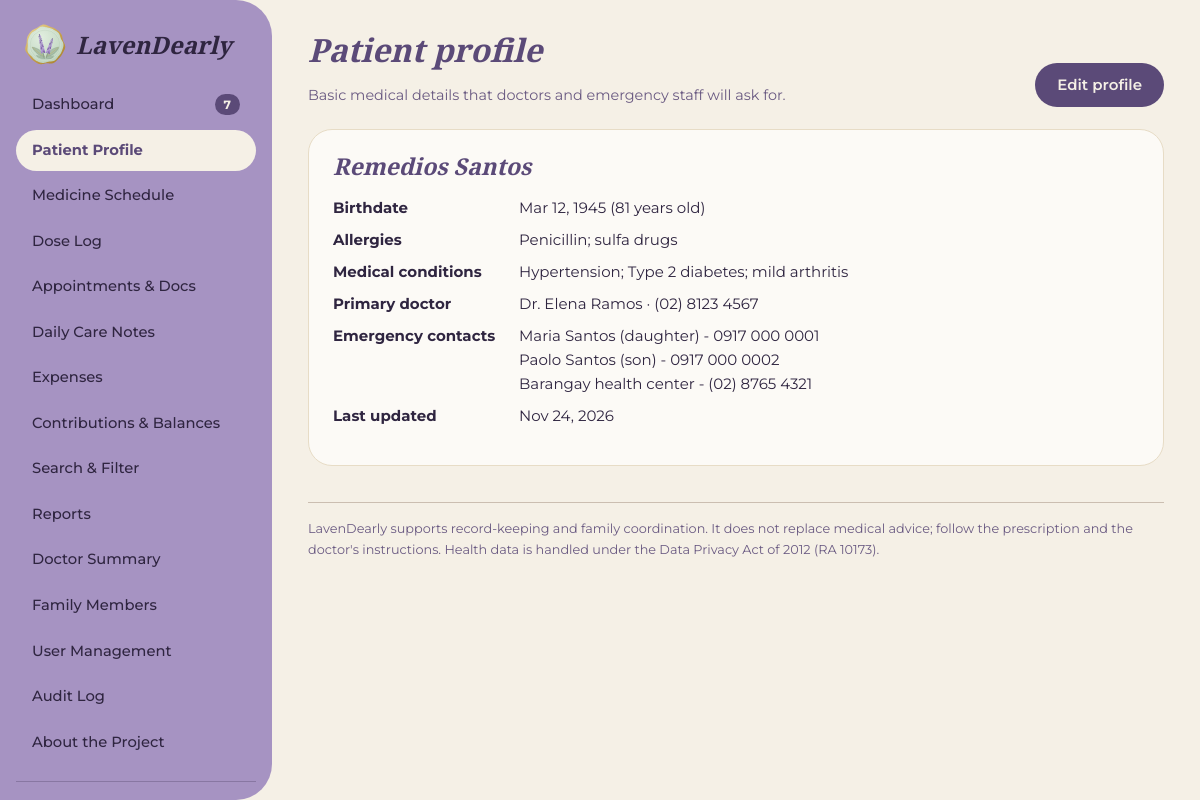
The page /patient.php (signed in) on the database its author committed.
### tables this page shows
CREATE TABLE patient (
  id               INT UNSIGNED PRIMARY KEY,
  full_name        VARCHAR(100) NOT NULL,
  birthdate        DATE NULL,
  allergies        TEXT NULL,
  conditions       TEXT NULL,
  primary_doctor   VARCHAR(120) NULL,
  doctor_contact   VARCHAR(120) NULL,
  emergency_contacts TEXT NULL,
  updated_at       DATETIME NULL
);

### includes/functions.php (called while the page is built, shortened)
<?php
require_once __DIR__ . '/../config/db.php';
function e($s): string { return htmlspecialchars((string)$s, ENT_QUOTES, 'UTF-8'); }
function fdate(?string $d): string { return $d ? date('M j, Y', strtotime($d)) : '—'; }
function me(): ?array { return $GLOBALS['me'] ?? null; }
function can(string $perm): bool
{
    $u = me();
    return $u && in_array($u['role'], PERMS[$perm] ?? [], true);
}
function require_login(): array
{
    $st = db()->prepare('SELECT * FROM users WHERE id = ? AND is_active = 1');
    $st->execute([$_SESSION['uid']]);
    $u = $st->fetch();
    return $u;
}

### config/db.php (called while the page is built, shortened)
<?php
function db(): PDO
{
    static $pdo = null;
    if ($pdo === null) {
        try {
            $pdo = new PDO(
                'mysql:host=' . DB_HOST . ';dbname=' . DB_NAME . ';charset=utf8mb4',
                DB_USER,
                DB_PASS,
                [
                    PDO::ATTR_ERRMODE            => PDO::ERRMODE_EXCEPTION,
                    PDO::ATTR_DEFAULT_FETCH_MODE => PDO::FETCH_ASSOC,
                    PDO::ATTR_EMULATE_PREPARES   => false,
                ]
            );
        } catch (PDOException $ex) {
            http_response_code(500);
            exit('<h2 style="font-family:sans-serif">LavenDearly could not connect to the database.</h2>'
                . '<p style="font-family:sans-serif">Start MySQL, import <code>database/lavendearly.sql</code>, '
                . 'and check <code>config/db.php</code>.</p>');
        }
    }
    return $pdo;
}

### patient.php (the view, shortened to what this page needs)
<?php
require __DIR__ . '/includes/functions.php';
$me = require_login();
$pdo = db();
$p = $pdo->query('SELECT * FROM patient WHERE id = 1')->fetch();
$age = $p['birthdate'] ? (int)date_diff(date_create($p['birthdate']), date_create('today'))->y : null;
$edit = can('patient.edit') && isset($_GET['edit']);
include __DIR__ . '/includes/header.php';
?>
<div class="page-head">
  <div><h1>Patient profile</h1><p class="muted">Basic medical details that doctors and emergency staff will ask for.</p></div>
  <?php if (can('patient.edit') && !$edit): ?><a class="btn" href="patient.php?edit=1">Edit profile</a><?php endif; ?>
</div>
<?php if ($edit): ?>
<form method="post" class="card">
  <?= csrf_field() ?>
  <div class="form-grid">
    <div class="field"><label for="full_name">Full name</label><input type="text" id="full_name" name="full_name" required value="<?= e($p['full_name']) ?>"></div>
    <div class="field"><label for="birthdate">Birthdate</label><input type="date" id="birthdate" name="birthdate" max="<?= date('Y-m-d') ?>" value="<?= e($p['birthdate']) ?>"></div>
    <div class="field"><label for="primary_doctor">Primary doctor</label><input type="text" id="primary_doctor" name="primary_doctor" value="<?= e($p['primary_doctor']) ?>"></div>
    <div class="field"><label for="doctor_contact">Doctor's contact</label><input type="text" id="doctor_contact" name="doctor_contact" value="<?= e($p['doctor_contact']) ?>"></div>
  </div>
  <div class="field"><label for="allergies">Allergies</label><textarea id="allergies" name="allergies"><?= e($p['allergies']) ?></textarea></div>
  <div class="field"><label for="conditions">Medical conditions</label><textarea id="conditions" name="conditions"><?= e($p['conditions']) ?></textarea></div>
  <div class="field"><label for="emergency_contacts">Emergency contacts</label><textarea id="emergency_contacts" name="emergency_contacts"><?= e($p['emergency_contacts']) ?></textarea>
    <div class="hint">One contact per line: name (relationship) - phone number.</div></div>
  <div class="actions"><button class="btn" type="submit">Save profile</button><a class="btn btn-ghost" href="patient.php">Cancel</a></div>
</form>
<?php else: ?>
<div class="card">
  <h2><?= e($p['full_name']) ?></h2>
  <dl class="kv">
    <dt>Birthdate</dt><dd><?= $p['birthdate'] ? fdate($p['birthdate']) . " ($age years old)" : '—' ?></dd>
    <dt>Allergies</dt><dd><?= e($p['allergies'] ?: 'None recorded') ?></dd>
    <dt>Medical conditions</dt><dd><?= e($p['conditions'] ?: '—') ?></dd>
    <dt>Primary doctor</dt><dd><?= e($p['primary_doctor'] ?: '—') ?><?= $p['doctor_contact'] ? ' · ' . e($p['doctor_contact']) : '' ?></dd>
    <dt>Emergency contacts</dt><dd><?= e($p['emergency_contacts'] ?: '—') ?></dd>
    <dt>Last updated</dt><dd><?= $p['updated_at'] ? fdate($p['updated_at']) : '—' ?></dd>
  </dl>
</div>
<?php endif; ?>
<?php include __DIR__ . '/includes/footer.php'; ?>

### assets/css/style.css (style rules this page uses)
:root { --lav:#C6B5D8; --dusty:#A693C2; --cream:#F5F0E6; --beige:#E7DCC6; --taupe:#CBBEB1; --plum:#5B4A78; --ink:#2F2540; --muted:#6A5A82; --berry:#7D3B5E; --paper:#FCFAF6; --radius:24px; }
* { box-sizing:border-box }
html { scroll-behavior:smooth }
body { margin:0;font-family:'Montserrat',system-ui,-apple-system,Segoe UI,sans-serif;background:var(--cream);color:var(--ink);line-height:1.6;font-size:15px }
h1,h2,h3,h4 { font-family:'Playfair Display',Georgia,serif;font-style:italic;font-weight:700;margin:0 0 .45em;line-height:1.25;color:var(--plum) }
h1 { font-size:2rem }
h2 { font-size:1.45rem }
a { color:var(--plum) }
p { margin:0 0 .9em }
.muted { color:var(--muted);font-size:.9rem }
.page-head { display:flex;justify-content:space-between;align-items:flex-end;gap:16px;flex-wrap:wrap;margin-bottom:22px }
.page-head p { margin:0 }
.card { background:var(--paper);border:1px solid var(--beige);border-radius:var(--radius);padding:22px 24px;margin-bottom:22px }
.card h2 { margin-bottom:.6em }
.btn { display:inline-block;border:0;border-radius:999px;padding:10px 22px;background:var(--plum);color:var(--cream);font:inherit;font-weight:600;cursor:pointer;text-decoration:none;transition:filter .15s }
.kv { display:grid;grid-template-columns:170px 1fr;gap:8px 16px }
.kv dt { font-weight:700 }
.kv dd { margin:0;white-space:pre-line }

### rows shown on the page
patient: full_name "Remedios Santos", birthdate "Mar 12, 1945", birthdate "81", allergies "Penicillin; sulfa drugs", conditions "Hypertension; Type 2 diabetes; mild arthritis", primary_doctor "Dr. Elena Ramos", doctor_contact "(02) 8123 4567", emergency_contacts "Maria Santos (daughter) - 0917 000 0001 Paolo Santos (son) - 0917 000 0002 Barangay health center - (02) 8765 4321", updated_at "Nov 24, 2026"

### other values the page prints
$label "Dashboard"
$label "Patient Profile"
$label "Medicine Schedule"
$label "Dose Log"
$label "Appointments & Docs"
$label "Daily Care Notes"
$label "Expenses"
$label "Contributions & Balances"
$label "Search & Filter"
$label "Reports"
$label "Doctor Summary"
$label "Family Members"
$label "User Management"
$label "Audit Log"
$label "About the Project"
